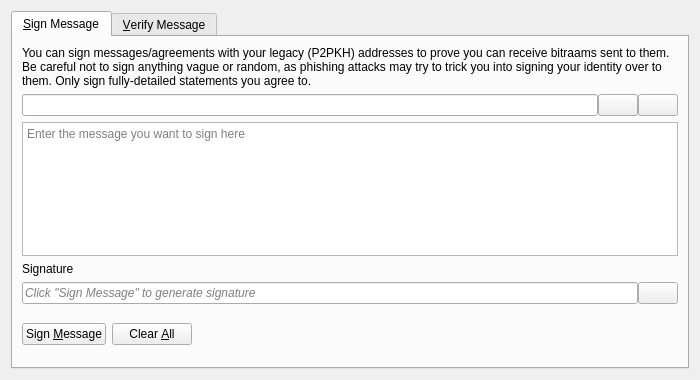
<?xml version="1.0" encoding="UTF-8"?>
<ui version="4.0">
 <class>SignVerifyMessageDialog</class>
 <widget class="QDialog" name="SignVerifyMessageDialog">
  <property name="geometry">
   <rect>
    <x>0</x>
    <y>0</y>
    <width>700</width>
    <height>380</height>
   </rect>
  </property>
  <property name="windowTitle">
   <string>Signatures - Sign / Verify a Message</string>
  </property>
  <property name="modal">
   <bool>true</bool>
  </property>
  <layout class="QVBoxLayout" name="verticalLayout">
   <item>
    <widget class="QTabWidget" name="tabWidget">
     <property name="currentIndex">
      <number>0</number>
     </property>
     <widget class="QWidget" name="tabSignMessage">
      <attribute name="title">
       <string>&amp;Sign Message</string>
      </attribute>
      <layout class="QVBoxLayout" name="verticalLayout_SM">
       <item>
        <widget class="QLabel" name="infoLabel_SM">
         <property name="text">
          <string>You can sign messages/agreements with your legacy (P2PKH) addresses to prove you can receive bitraams sent to them. Be careful not to sign anything vague or random, as phishing attacks may try to trick you into signing your identity over to them. Only sign fully-detailed statements you agree to.</string>
         </property>
         <property name="textFormat">
          <enum>Qt::PlainText</enum>
         </property>
         <property name="wordWrap">
          <bool>true</bool>
         </property>
        </widget>
       </item>
       <item>
        <layout class="QHBoxLayout" name="horizontalLayout_1_SM">
         <property name="spacing">
          <number>0</number>
         </property>
         <item>
          <widget class="QValidatedLineEdit" name="addressIn_SM">
           <property name="toolTip">
            <string>The BitRaam address to sign the message with</string>
           </property>
          </widget>
         </item>
         <item>
          <widget class="QPushButton" name="addressBookButton_SM">
           <property name="toolTip">
            <string>Choose previously used address</string>
           </property>
           <property name="text">
            <string/>
           </property>
           <property name="icon">
            <iconset resource="../bitraam.qrc">
             <normaloff>:/icons/address-book</normaloff>:/icons/address-book</iconset>
           </property>
           <property name="shortcut">
            <string>Alt+A</string>
           </property>
           <property name="autoDefault">
            <bool>false</bool>
           </property>
          </widget>
         </item>
         <item>
          <widget class="QPushButton" name="pasteButton_SM">
           <property name="toolTip">
            <string>Paste address from clipboard</string>
           </property>
           <property name="text">
            <string/>
           </property>
           <property name="icon">
            <iconset resource="../bitraam.qrc">
             <normaloff>:/icons/editpaste</normaloff>:/icons/editpaste</iconset>
           </property>
           <property name="shortcut">
            <string>Alt+P</string>
           </property>
           <property name="autoDefault">
            <bool>false</bool>
           </property>
          </widget>
         </item>
        </layout>
       </item>
       <item>
        <widget class="QPlainTextEdit" name="messageIn_SM">
         <property name="toolTip">
          <string>Enter the message you want to sign here</string>
         </property>
         <property name="placeholderText">
          <string>Enter the message you want to sign here</string>
         </property>
        </widget>
       </item>
       <item>
        <widget class="QLabel" name="signatureLabel_SM">
         <property name="text">
          <string>Signature</string>
         </property>
         <property name="textFormat">
          <enum>Qt::PlainText</enum>
         </property>
        </widget>
       </item>
       <item>
        <layout class="QHBoxLayout" name="horizontalLayout_2_SM">
         <property name="spacing">
          <number>0</number>
         </property>
         <item>
          <widget class="QLineEdit" name="signatureOut_SM">
           <property name="placeholderText">
            <string>Click "Sign Message" to generate signature</string>
           </property>
           <property name="font">
            <font>
             <italic>true</italic>
            </font>
           </property>
           <property name="readOnly">
            <bool>true</bool>
           </property>
          </widget>
         </item>
         <item>
          <widget class="QPushButton" name="copySignatureButton_SM">
           <property name="toolTip">
            <string>Copy the current signature to the system clipboard</string>
           </property>
           <property name="text">
            <string/>
           </property>
           <property name="icon">
            <iconset resource="../bitraam.qrc">
             <normaloff>:/icons/editcopy</normaloff>:/icons/editcopy</iconset>
           </property>
           <property name="autoDefault">
            <bool>false</bool>
           </property>
          </widget>
         </item>
        </layout>
       </item>
       <item>
        <layout class="QHBoxLayout" name="horizontalLayout_3_SM">
         <item>
          <widget class="QPushButton" name="signMessageButton_SM">
           <property name="toolTip">
            <string>Sign the message to prove you own this BitRaam address</string>
           </property>
           <property name="text">
            <string>Sign &amp;Message</string>
           </property>
           <property name="icon">
            <iconset resource="../bitraam.qrc">
             <normaloff>:/icons/edit</normaloff>:/icons/edit</iconset>
           </property>
           <property name="autoDefault">
            <bool>false</bool>
           </property>
          </widget>
         </item>
         <item>
          <widget class="QPushButton" name="clearButton_SM">
           <property name="toolTip">
            <string>Reset all sign message fields</string>
           </property>
           <property name="text">
            <string>Clear &amp;All</string>
           </property>
           <property name="icon">
            <iconset resource="../bitraam.qrc">
             <normaloff>:/icons/remove</normaloff>:/icons/remove</iconset>
           </property>
           <property name="autoDefault">
            <bool>false</bool>
           </property>
          </widget>
         </item>
         <item>
          <spacer name="horizontalSpacer_1_SM">
           <property name="orientation">
            <enum>Qt::Horizontal</enum>
           </property>
           <property name="sizeHint" stdset="0">
            <size>
             <width>40</width>
             <height>48</height>
            </size>
           </property>
          </spacer>
         </item>
         <item>
          <widget class="QLabel" name="statusLabel_SM">
           <property name="font">
            <font>
             <weight>75</weight>
             <bold>true</bold>
            </font>
           </property>
           <property name="text">
            <string/>
           </property>
           <property name="wordWrap">
            <bool>true</bool>
           </property>
          </widget>
         </item>
         <item>
          <spacer name="horizontalSpacer_2_SM">
           <property name="orientation">
            <enum>Qt::Horizontal</enum>
           </property>
           <property name="sizeHint" stdset="0">
            <size>
             <width>40</width>
             <height>48</height>
            </size>
           </property>
          </spacer>
         </item>
        </layout>
       </item>
      </layout>
     </widget>
     <widget class="QWidget" name="tabVerifyMessage">
      <attribute name="title">
       <string>&amp;Verify Message</string>
      </attribute>
      <layout class="QVBoxLayout" name="verticalLayout_VM">
       <item>
        <widget class="QLabel" name="infoLabel_VM">
         <property name="text">
          <string>Enter the receiver's address, message (ensure you copy line breaks, spaces, tabs, etc. exactly) and signature below to verify the message. Be careful not to read more into the signature than what is in the signed message itself, to avoid being tricked by a man-in-the-middle attack. Note that this only proves the signing party receives with the address, it cannot prove sendership of any transaction!</string>
         </property>
         <property name="textFormat">
          <enum>Qt::PlainText</enum>
         </property>
         <property name="alignment">
          <set>Qt::AlignLeading|Qt::AlignLeft|Qt::AlignTop</set>
         </property>
         <property name="wordWrap">
          <bool>true</bool>
         </property>
        </widget>
       </item>
       <item>
        <layout class="QHBoxLayout" name="horizontalLayout_1_VM">
         <property name="spacing">
          <number>0</number>
         </property>
         <item>
          <widget class="QValidatedLineEdit" name="addressIn_VM">
           <property name="toolTip">
            <string>The BitRaam address the message was signed with</string>
           </property>
          </widget>
         </item>
         <item>
          <widget class="QPushButton" name="addressBookButton_VM">
           <property name="toolTip">
            <string>Choose previously used address</string>
           </property>
           <property name="text">
            <string/>
           </property>
           <property name="icon">
            <iconset resource="../bitraam.qrc">
             <normaloff>:/icons/address-book</normaloff>:/icons/address-book</iconset>
           </property>
           <property name="shortcut">
            <string>Alt+A</string>
           </property>
           <property name="autoDefault">
            <bool>false</bool>
           </property>
          </widget>
         </item>
        </layout>
       </item>
       <item>
        <widget class="QPlainTextEdit" name="messageIn_VM">
          <property name="toolTip">
            <string>The signed message to verify</string>
          </property>
          <property name="placeholderText">
            <string>The signed message to verify</string>
          </property>
        </widget>
       </item>
       <item>
        <widget class="QValidatedLineEdit" name="signatureIn_VM">
          <property name="toolTip">
            <string>The signature given when the message was signed</string>
          </property>
          <property name="placeholderText">
            <string>The signature given when the message was signed</string>
          </property>
        </widget>
       </item>
       <item>
        <layout class="QHBoxLayout" name="horizontalLayout_2_VM">
         <item>
          <widget class="QPushButton" name="verifyMessageButton_VM">
           <property name="toolTip">
            <string>Verify the message to ensure it was signed with the specified BitRaam address</string>
           </property>
           <property name="text">
            <string>Verify &amp;Message</string>
           </property>
           <property name="icon">
            <iconset resource="../bitraam.qrc">
             <normaloff>:/icons/transaction_0</normaloff>:/icons/transaction_0</iconset>
           </property>
           <property name="autoDefault">
            <bool>false</bool>
           </property>
          </widget>
         </item>
         <item>
          <widget class="QPushButton" name="clearButton_VM">
           <property name="toolTip">
            <string>Reset all verify message fields</string>
           </property>
           <property name="text">
            <string>Clear &amp;All</string>
           </property>
           <property name="icon">
            <iconset resource="../bitraam.qrc">
             <normaloff>:/icons/remove</normaloff>:/icons/remove</iconset>
           </property>
           <property name="autoDefault">
            <bool>false</bool>
           </property>
          </widget>
         </item>
         <item>
          <spacer name="horizontalSpacer_1_VM">
           <property name="orientation">
            <enum>Qt::Horizontal</enum>
           </property>
           <property name="sizeHint" stdset="0">
            <size>
             <width>40</width>
             <height>48</height>
            </size>
           </property>
          </spacer>
         </item>
         <item>
          <widget class="QLabel" name="statusLabel_VM">
           <property name="font">
            <font>
             <weight>75</weight>
             <bold>true</bold>
            </font>
           </property>
           <property name="text">
            <string/>
           </property>
           <property name="wordWrap">
            <bool>true</bool>
           </property>
          </widget>
         </item>
         <item>
          <spacer name="horizontalSpacer_2_VM">
           <property name="orientation">
            <enum>Qt::Horizontal</enum>
           </property>
           <property name="sizeHint" stdset="0">
            <size>
             <width>40</width>
             <height>48</height>
            </size>
           </property>
          </spacer>
         </item>
        </layout>
       </item>
      </layout>
     </widget>
    </widget>
   </item>
  </layout>
 </widget>
 <customwidgets>
  <customwidget>
   <class>QValidatedLineEdit</class>
   <extends>QLineEdit</extends>
   <header>qt/qvalidatedlineedit.h</header>
  </customwidget>
 </customwidgets>
 <resources>
  <include location="../bitraam.qrc"/>
 </resources>
 <connections/>
</ui>
